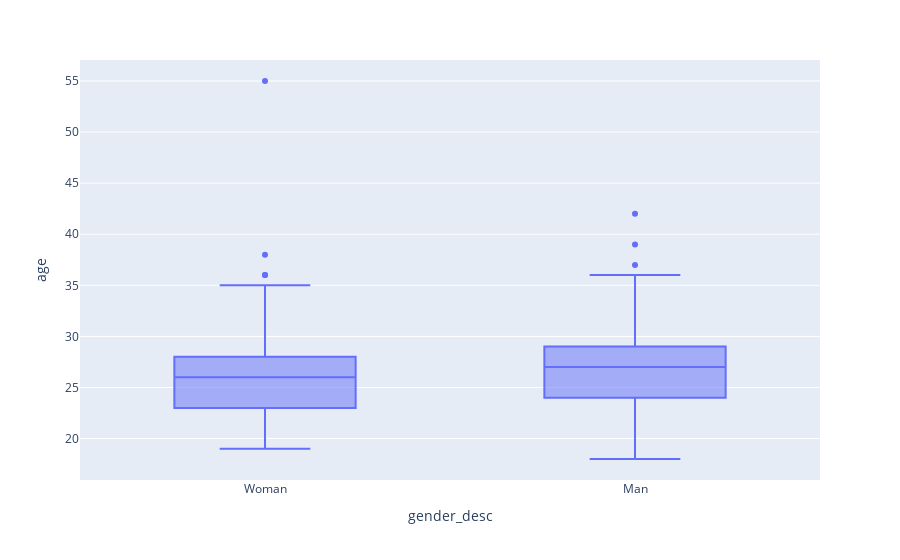

This figure's notebook cell:
### Markdown cell above
## Analyse de la population des participants

### Code cell
fig = px.box(data_part, x='gender_desc', y='age')
fig.show()

### Figure 1 — Plotly figure (JSON) as saved in the notebook; plotly's stock layout.template omitted (floating-point values rounded to 4 significant figures; data arrays with more than 128 entries replaced by an {"elided": "..."} marker saying what was removed)
{"data": [{"alignmentgroup": "True", "hovertemplate": "gender_desc=%{x}<br>age=%{y}<extra></extra>", "legendgroup": "", "marker": {"color": "#636efa"}, "name": "", "notched": false, "offsetgroup": "", "orientation": "v", "showlegend": false, "type": "box", "x": {"elided": "551 str values"}, "x0": " ", "xaxis": "x", "y": {"elided": "551 int values"}, "y0": " ", "yaxis": "y"}], "layout": {"boxmode": "group", "legend": {"tracegroupgap": 0}, "margin": {"t": 60}, "xaxis": {"anchor": "y", "domain": [0, 1], "title": {"text": "gender_desc"}}, "yaxis": {"anchor": "x", "domain": [0, 1], "title": {"text": "age"}}}}
